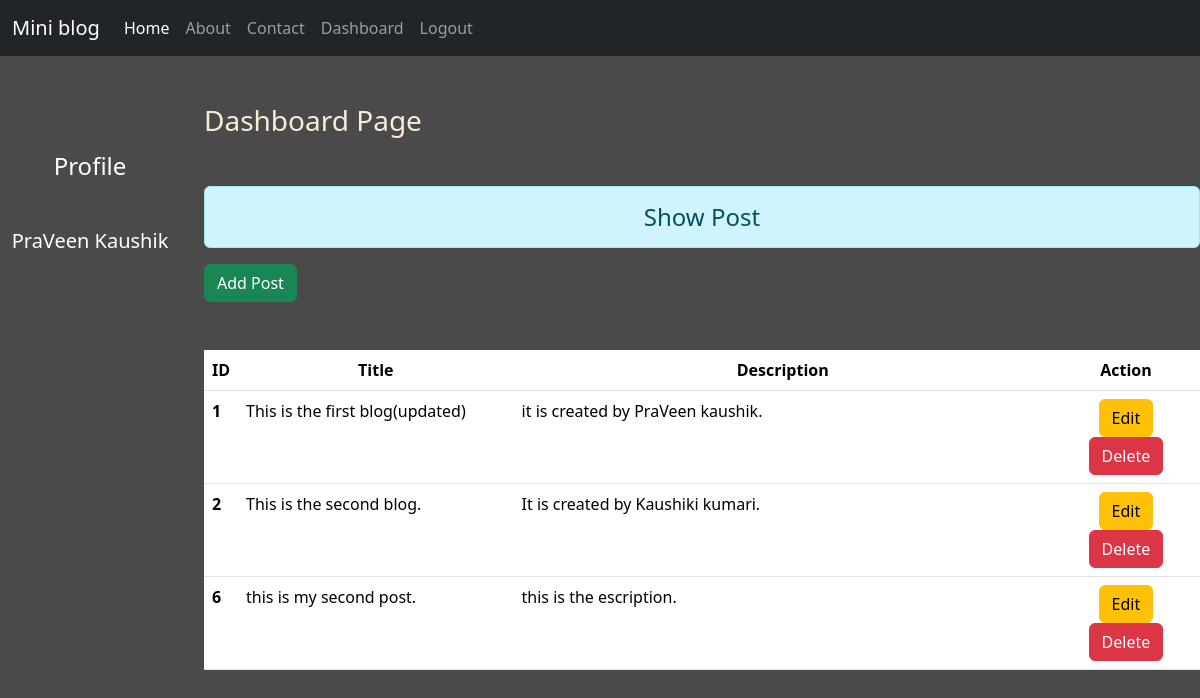
Page /dashboard/ (signed in) on the committed database.
### blog_app/models.py (models this page shows)
class Blog(models.Model):
    title=models.CharField(max_length=50)
    desc=models.CharField(max_length=200)

### blog_app/views.py (the view)
# urls.py: path('dashboard/',views.dashboard,name="dashboard"),
def dashboard(request):
    if request.user.is_authenticated:
        blogs=Blog.objects.all()
        user=request.user
        full_name=user.get_full_name()
        gps=user.groups.all()
        return render(request,'blog_app/dashboard.html',{'blogs':blogs,'full_name':full_name,'groups':gps})
    else:
        return HttpResponseRedirect('/login/')

### blog_app/templates/blog_app/dashboard.html (shortened to what this page needs)
{% extends 'blog_app/base.html' %} {% load static %}
{% block side %}
  <div class="col-sm-2 text-center text-white my-5">
    <h4 class="my-5">Profile</h4>
    <h5>{{full_name}}</h5>
  </div>
{% endblock side %}
{% block content %}
  <div class="col-sm-10">
  <h3 class="my-5">Dashboard Page</h3>
  <h4 class="text-center alert alert-info mt-3">Show Post</h4>
  <a href="{% url 'addpost' %}" class="btn btn-success mb-5">Add Post</a>
  {% if blogs %}
  <table class="table table-hover bg-white">
    <thead>
      <tr class="text-center">
        <th scope="col" style="width:2%">ID</th>
        <th scope="col" style="width:28%">Title</th>
        <th scope="col" style="width:55%">Description</th>
        <th scope="col" style="width:15%">Action</th>
      </tr>
    </thead>
    <tbody>
    {% for blog in blogs %}
      <tr>
        <th scope="row">{{blog.id}}</th>
        <td>{{blog.title}}</td>
        <td>{{blog.desc}}</td>
        <td class="text-center">
          <a href="{% url 'update' blog.id %}" class="btn btn-warning">Edit</a>
          {% if perms.blog_app.delete_blog %}
            <form action="{% url 'delete' blog.id %}" method="POST" class="d-inline">
            <input type="submit" value="Delete" class="btn btn-danger"></form>
          {% endif %}
        </td>
      </tr>
    {% endfor %}
    </tbody>
  </table>
  {% else %}
  <h4 class="text-center alert alert-warning">No Records</h4>
  {% endif %}
{% endblock content %}

### blog_app/templates/blog_app/base.html (shortened to what this page needs)
<!DOCTYPE html>
<html lang="en">
{% load static %}
<head>
    <link rel="stylesheet" href="{% static 'blog_app/css/bootstrap.css' %}">
    <link rel="stylesheet" href="{% static 'blog_app/css/style.css' %}">
</head>
<body>
    <div class="container-fluid bg-dark">
        {% include 'blog_app/navbar.html' %}
    </div>
    <div class="row">
        {% block side %}
        {% endblock side %}
        {% block content %}
        {% endblock content %}
    </div>
</body>
</html>

### blog_app/templates/blog_app/navbar.html (shortened to what this page needs)
<nav class="navbar navbar-expand-lg navbar-dark bg-dark">
      <a class="navbar-brand" href="#">Mini blog</a>
      <div class="collapse navbar-collapse" id="navbarNav">
        <ul class="navbar-nav">
          <li class="nav-item">
            <a class="nav-link active" aria-current="page" href="/">Home</a>
          </li>
          <li class="nav-item">
            <a class="nav-link" href="{% url 'about' %}">About</a>
          </li>
          <li class="nav-item">
            <a class="nav-link" href="{% url 'contact' %}">Contact</a>
          </li>
          {% if request.user.is_authenticated %}
          <li class="nav-item">
            <a class="nav-link" href="{% url 'dashboard' %}">Dashboard</a>
          </li>
          <li class="nav-item">
            <a class="nav-link" href="{% url 'logout' %}">Logout</a>
          </li>
          {% endif %}
        </ul>
      </div>
  </nav>

### blog_app/static/blog_app/css/style.css (style rules this page uses)
body { background-color: rgb(75, 74, 75); color: antiquewhite; padding: 0; margin: 0; }

### rows in the picture
Blog: id "1", title "This is the first blog(updated)", desc "it is created by PraVeen kaushik."
Blog: id "2", title "This is the second blog.", desc "It is created by Kaushiki kumari."
Blog: id "6", title "this is my second post.", desc "this is the escription."

### other values in the picture
{{ full_name }} "PraVeen Kaushik"
